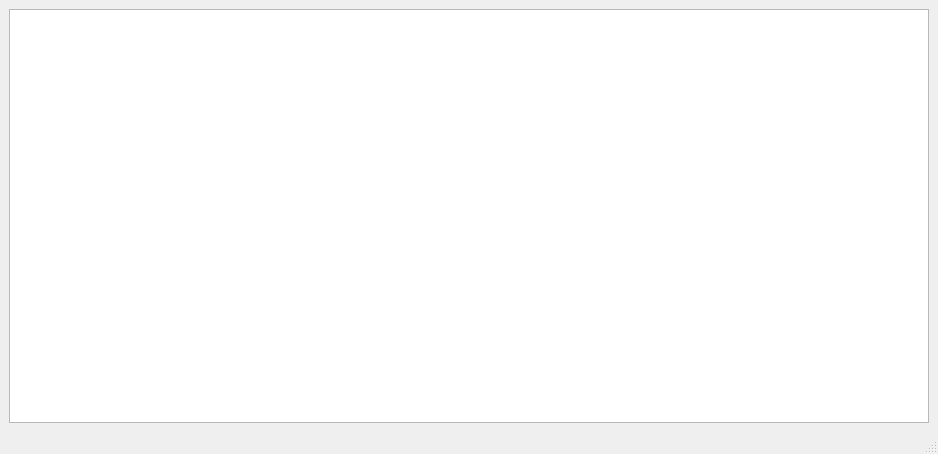
<?xml version="1.0" encoding="UTF-8"?>
<ui version="4.0">
 <class>MainWindow</class>
 <widget class="QMainWindow" name="MainWindow">
  <property name="geometry">
   <rect>
    <x>0</x>
    <y>0</y>
    <width>938</width>
    <height>454</height>
   </rect>
  </property>
  <property name="windowTitle">
   <string>MainWindow</string>
  </property>
  <widget class="QWidget" name="centralwidget">
   <layout class="QHBoxLayout" name="horizontalLayout">
    <item>
     <widget class="QTableWidget" name="tableWidget"/>
    </item>
   </layout>
  </widget>
  <widget class="QMenuBar" name="menubar">
   <property name="geometry">
    <rect>
     <x>0</x>
     <y>0</y>
     <width>938</width>
     <height>26</height>
    </rect>
   </property>
  </widget>
  <widget class="QStatusBar" name="statusbar"/>
 </widget>
 <resources/>
 <connections/>
</ui>
